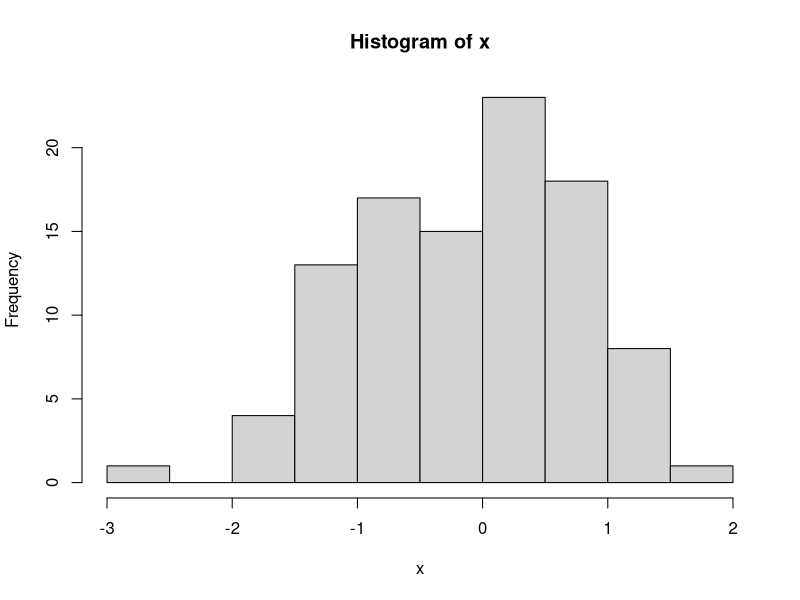
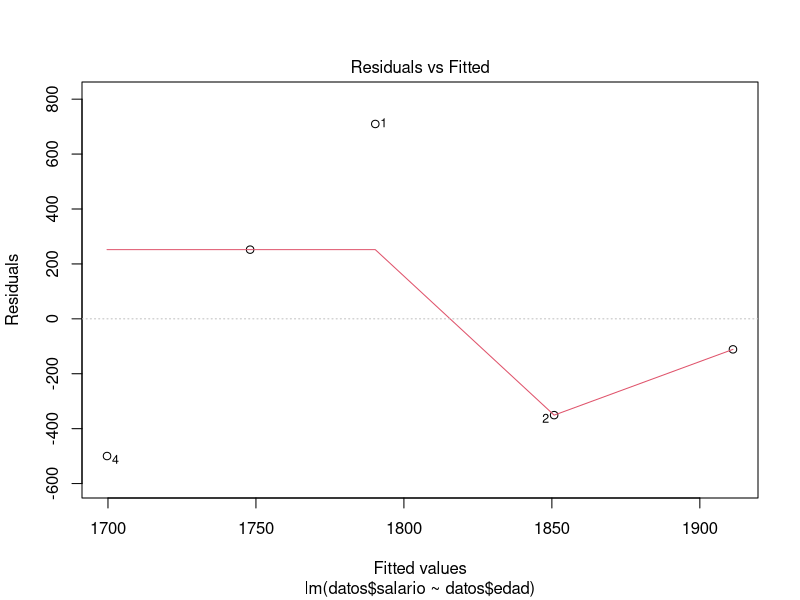
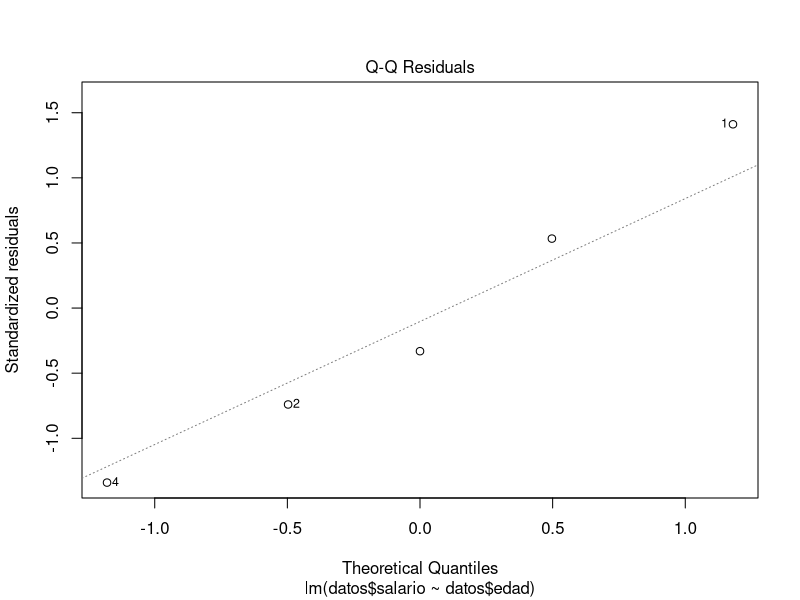
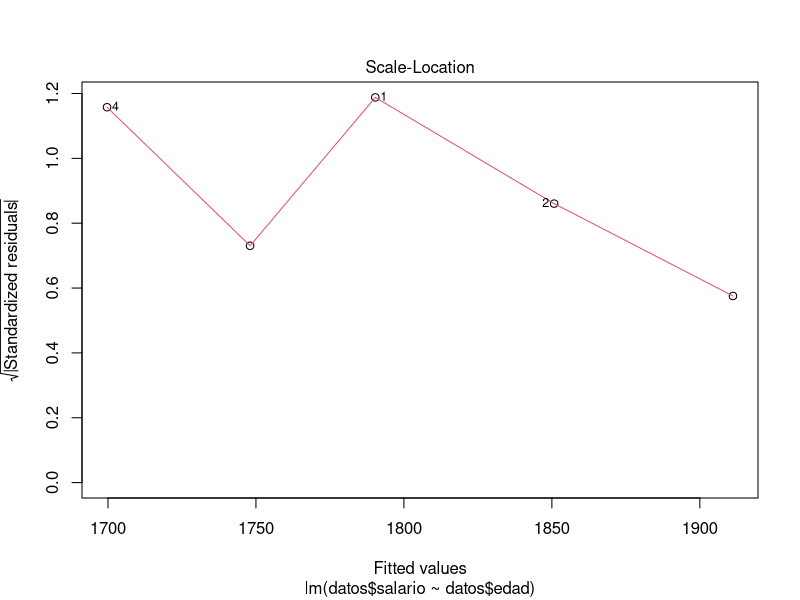
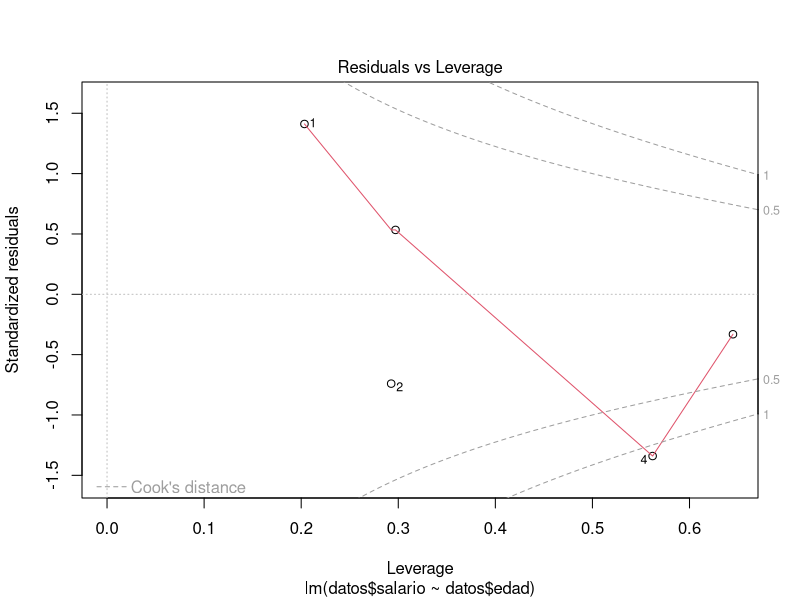
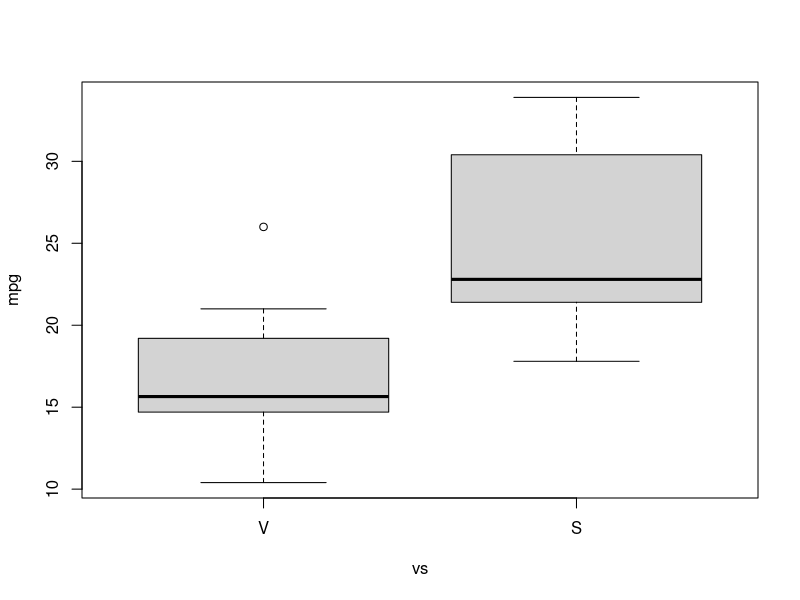
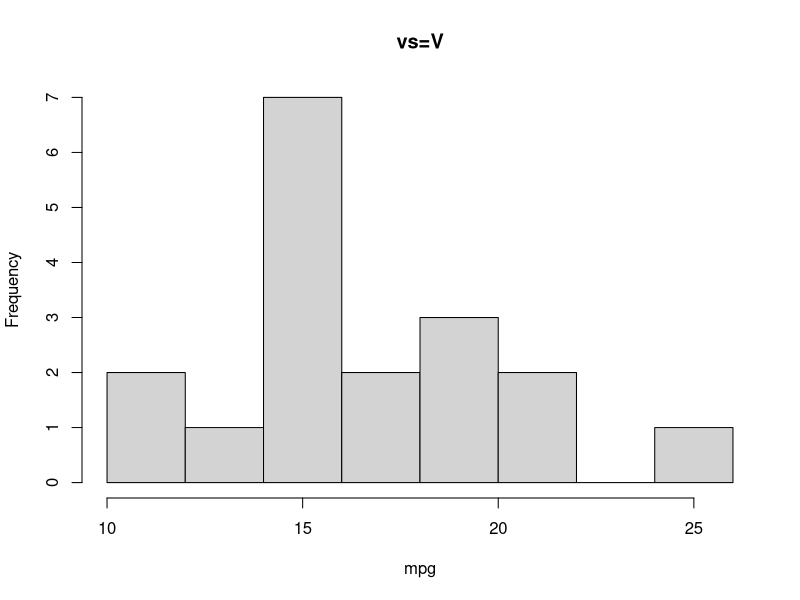
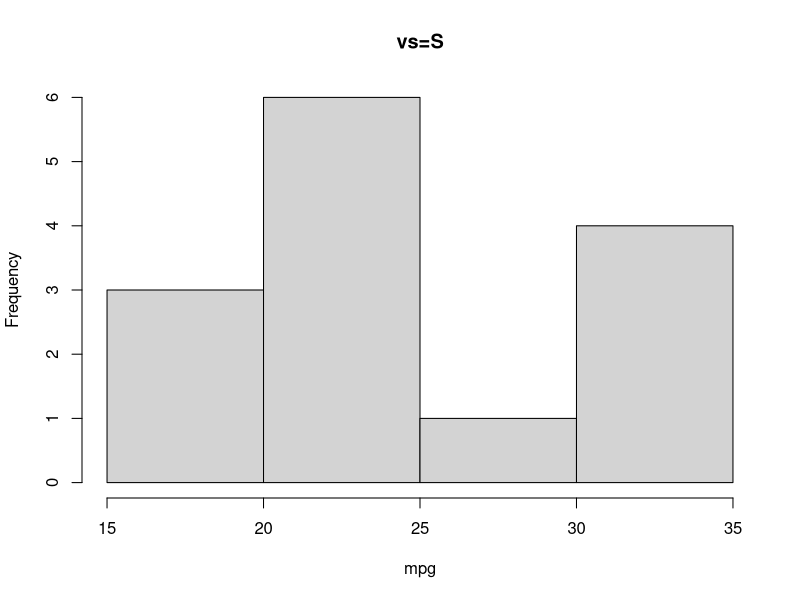

Recreate these plots in R, in order.
# Clase 2022-03-15
# Listas
rm(list = ls())
A <- matrix(1:6, 3, 2)
m1 <- rowMeans(A)
m2 <- colMeans(A)
minA <- min(A)
maxA <- max(A)
nomb <- c("col1", "col2", "col3")
cond <- A > mean(A) + sd(A)
cond
A
lista <- list(A, m1, m2, minA, maxA, nomb, cond)
lista

lista <- list(
    matriz = A, med_fil = m1, med_col = m2, minimo = minA, maximo = maxA,
    nombres = nomb, cond = cond
)
lista[["matriz"]]
lista$matriz

class(lista)
lapply(lista, class)
lapply(lista, mean)

sapply(lista, class)
sapply(lista, mean)

unlist(lista)

class(lista[1])
class(lista[[1]])

x <- rnorm(100)
res <- hist(x)
res
sum(diff(res$breaks) * res$density)


#
# --- DATA FRAMES ----------------------------------------------------------------
#
rm(list = ls())
dni <- c("22456715A", "22456716B", "22456717C", "22456718D", "22456719E")
edad <- c(45, 35, 52, 60, 25)
sexo <- factor(c("Hombre", "Mujer", "Hombre", "Mujer", "Hombre"))
estudios <- factor(c("superior", "superior", "profesional", "medio", "profesional"))
salario <- c(2500, 1500, 2000, 1200, 1800)

datos <- data.frame(dni, edad, sexo, estudios, salario)
datos
class(datos)
names(datos)
str(datos)

summary(datos)

datos[3] # Tratar como lista
datos[3, ] # Tratar como matriz
datos[, 3]

datos[1:2, c("edad", "salario")]
datos[, c(-1, -3, -4)]

model <- lm(datos$salario ~ datos$edad)
model
plot(model)

sample(datos, size = 2) # same as
datos[sample(seq_len(length(datos)), 2)]

mtcars
head(mtcars)
tail(mtcars)

subset(mtcars, vs == 0 & hp > 90)

subset(mtcars, vs == 0 & hp > 90, select = c(-vs))

# Transformar la masa de libras a kg:
transform(mtcars, wt = wt / 2.2046)
transform(mtcars, wtkg = wt / 2.2046)
# --------------------------------------------------------------------------------
# within:
mtcars2 <- within(mtcars, {
    vs <- factor(vs, labels = c("V", "S"))
    am <- factor(am, labels = c("automatic", "manual"))
    cyl <- ordered(cyl)
    gear <- ordered(gear)
    carb <- ordered(carb)
})
mtcars2

with(mtcars2, boxplot(mpg ~ vs))
with(subset(mtcars2, vs == "V"), hist(mpg, main = "vs=V"))
with(subset(mtcars2, vs == "S"), hist(mpg, main = "vs=S"))

# --------------------------------------------------------------------------------
# Comprobación de tipo y casteo

x <- c(1, 2, 2, 1, 2, 1, 1, 1)
is.numeric(x)
is.factor(x)
x <- as.factor(x)
x
class(x)
as.matrix(1:2)
as.complex(1:2)
A <- matrix(1:4, 2, 2)
is.numeric(A)
as.numeric(A)
D <- as.data.frame(A)
is.data.frame(D[1])
is.data.frame(D[1, ])
is.data.frame(D[, 1])
is.vector(D[, 1])
as.numeric(factor(c("H", "M")))
hh <- hist(runif(100), plot = FALSE)
is.list(hh)